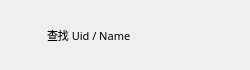
<?xml version="1.0" encoding="UTF-8"?>
<ui version="4.0">
 <class>AddUserItem</class>
 <widget class="QWidget" name="AddUserItem">
  <property name="geometry">
   <rect>
    <x>0</x>
    <y>0</y>
    <width>250</width>
    <height>70</height>
   </rect>
  </property>
  <property name="minimumSize">
   <size>
    <width>250</width>
    <height>70</height>
   </size>
  </property>
  <property name="maximumSize">
   <size>
    <width>250</width>
    <height>70</height>
   </size>
  </property>
  <property name="windowTitle">
   <string>Form</string>
  </property>
  <layout class="QHBoxLayout" name="horizontalLayout">
   <item>
    <widget class="QLabel" name="add_tip">
     <property name="minimumSize">
      <size>
       <width>30</width>
       <height>30</height>
      </size>
     </property>
     <property name="maximumSize">
      <size>
       <width>30</width>
       <height>30</height>
      </size>
     </property>
     <property name="text">
      <string/>
     </property>
    </widget>
   </item>
   <item>
    <widget class="QLabel" name="message_tip">
     <property name="minimumSize">
      <size>
       <width>0</width>
       <height>30</height>
      </size>
     </property>
     <property name="maximumSize">
      <size>
       <width>16777215</width>
       <height>30</height>
      </size>
     </property>
     <property name="font">
      <font>
       <family>Microsoft YaHei</family>
       <pointsize>8</pointsize>
      </font>
     </property>
     <property name="text">
      <string>查找 Uid / Name</string>
     </property>
    </widget>
   </item>
   <item>
    <widget class="QLabel" name="right_tip">
     <property name="minimumSize">
      <size>
       <width>30</width>
       <height>30</height>
      </size>
     </property>
     <property name="maximumSize">
      <size>
       <width>30</width>
       <height>30</height>
      </size>
     </property>
     <property name="text">
      <string/>
     </property>
     <property name="alignment">
      <set>Qt::AlignRight|Qt::AlignTrailing|Qt::AlignVCenter</set>
     </property>
    </widget>
   </item>
  </layout>
 </widget>
 <resources/>
 <connections/>
</ui>
